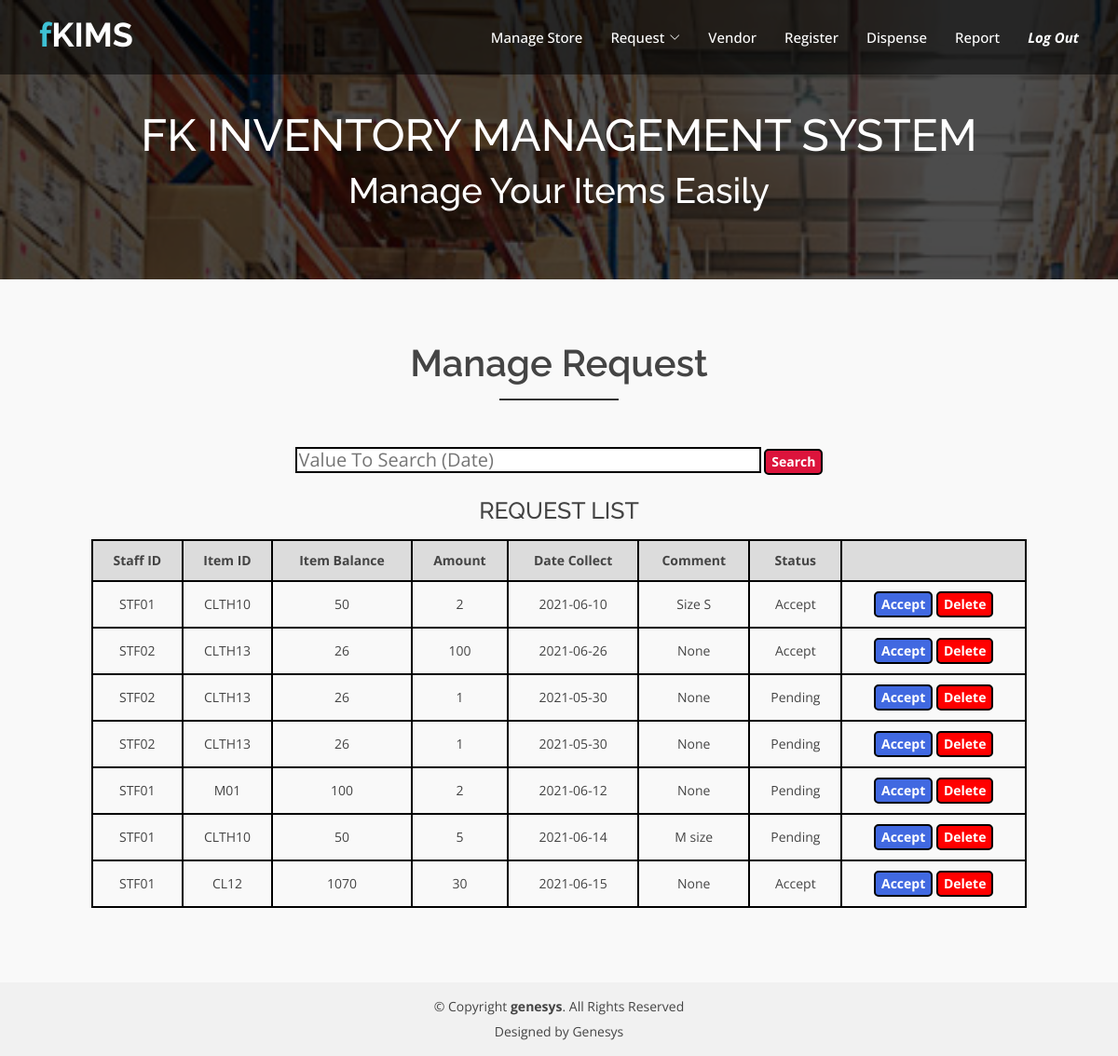
The app's page /View/ManageRequest/requestMain.php (signed in) with its own data.
### tables this page shows
CREATE TABLE `managerequest` (
  `RequestID` int(11) NOT NULL,
  `staffID` varchar(20) NOT NULL,
  `itemID` varchar(20) NOT NULL,
  `itemQuantity` int(200) NOT NULL,
  `dateRetrieve` varchar(20) NOT NULL,
  `comment` varchar(200) NOT NULL,
  `status` varchar(200) NOT NULL
);

CREATE TABLE `itemlist` (
  `vendorID` varchar(30) NOT NULL,
  `itemType` varchar(30) NOT NULL,
  `itemID` varchar(30) NOT NULL,
  `itemName` varchar(50) NOT NULL,
  `itemBalance` int(5) NOT NULL,
  `itemPrice` float NOT NULL,
  `RegDate` varchar(11) NOT NULL,
  `RegTime` varchar(11) NOT NULL,
  `itemStatus` varchar(200) NOT NULL,
  `itemDesc` varchar(200) NOT NULL,
  `sectionID` varchar(200) NOT NULL
);

### View/ManageRequest/requestMain.php (the view, shortened to what this page needs)
<!DOCTYPE html>
<html lang="en">
<head>
  <link href="../assets/vendor/animate.css/animate.min.css" rel="stylesheet">
  <link href="../assets/vendor/bootstrap/css/bootstrap.min.css" rel="stylesheet">
  <link href="../assets/vendor/bootstrap-icons/bootstrap-icons.css" rel="stylesheet">
  <link href="../assets/vendor/boxicons/css/boxicons.min.css" rel="stylesheet">
  <link href="../assets/vendor/glightbox/css/glightbox.min.css" rel="stylesheet">
  <link href="../assets/vendor/swiper/swiper-bundle.min.css" rel="stylesheet">
  <link href="../assets/css/style.css" rel="stylesheet">
</head>
<body>
  <header id="header" class="fixed-top d-flex align-items-center">
    <div class="container d-flex justify-content-between">
      <div class="logo">
        <h1><a href="../ManageLogin/Login.php"><span>f</span>KIMS</a></h1>
      </div>
      <nav id="navbar" class="navbar">
      <ul>
			<li><a href="../ManageStock/manageMain.php">Manage Store</a></li>
			<li class="dropdown"><a href="../ManageRequest/requestItem.php"><span>Request</span> <i class="bi bi-chevron-down"></i></a>
          </li>
			<li><a href="../ManageVendor/managevendor.php">Vendor</a></li>
			<li><a href="../ItemRegistration/ItemRegistration.php"><span>Register</span></a></li>
			<li><a href="../ManageDispense/DispenseItem.php">Dispense</a></li>
			<li><a href="../GenerateReport/reportMain.php">Report</a></li>
			<li><a style="font-weight:bold;font-style:italic;" href="../ManageLogin/Login.php">Log Out</a></li>
        </ul>
      </nav>
    </div>
  </header>
 <main id="main">
    <div class="header-bg page-area">
      <div class="container position-relative">
        <div class="row">
          <div class="col-md-12 col-sm-12 col-xs-12">
            <div class="slider-content text-center">
              <div class="header-bottom">
                <div class="layer2">
                  <h1 class="title2">FK INVENTORY MANAGEMENT SYSTEM </h1>
                </div>
                <div class="layer3">
                  <h2 class="title3">Manage Your Items Easily</h2>
                </div>
              </div>
            </div>
          </div>
        </div>
      </div>
    </div>
    <div id="about" class="about-area area-padding">
      <div class="container">
        <div class="row">
          <div class="col-md-12 col-sm-12 col-xs-12">
            <div class="section-headline text-center">
              <h2>Manage Request</h2>
            </div>
          </div>
        </div>
        <div class="row">
 <center>
	<?php
			if(isset($_POST['search']))
			{
				$valueToSearch = $_POST['valueToSearch'];
				$query = "SELECT * FROM managerequest JOIN itemlist ON managerequest.itemID=itemlist.itemID WHERE `dateRetrieve` LIKE '%".$valueToSearch."%'";
				$search_result = filterTable($query);
			}
			 else {
				$query = "SELECT * FROM managerequest JOIN itemlist ON managerequest.itemID=itemlist.itemID";
				$search_result = filterTable($query);
			}
			function filterTable($query)
			{
				$connect = mysqli_connect("localhost", "root", "", "fkims");
				$filter_Result = mysqli_query($connect, $query);
				return $filter_Result;
			}
		?>
		<form action="requestMain.php" method="post">
            <input class="search" type="text" name="valueToSearch" placeholder="Value To Search (Date)">
            <input class="gap" type="submit" name="search" value="Search"><br><br>
			<h3 class="gap" style="font-size:25px";>REQUEST LIST</h3>
            <table style="width:90%">
                <tr>
                    <th style="text-align:center;">Staff ID</th>
                    <th style="text-align:center;">Item ID</th>
                    <th style="text-align:center;">Item Balance</th>
                    <th style="text-align:center;">Amount</th>
                    <th style="text-align:center;">Date Collect</th>
                    <th style="text-align:center;">Comment</th>
                    <th style="text-align:center;">Status</th>
					<th style="text-align:center;"></th>
                </tr>
                <?php while($row = mysqli_fetch_array($search_result)):
				?>
                <tr>
					<td style="text-align:center;"><?php echo $row['staffID'];?></td>
					<td style="text-align:center;"><?php echo $row['itemID'];?></td>
					<td style="text-align:center;"><?php echo $row['itemBalance'];?></td>
					<td style="text-align:center;"><?php echo $row['itemQuantity'];?></td>
					<td style="text-align:center;"><?php echo $row['dateRetrieve'];?></td>
					<td style="text-align:center;"><?php echo $row['comment'];?></td>
					<td style="text-align:center;"><?php echo $row['status'];?></td>
					<td style="text-align:center;">
					<a href="../../Controller/RequestController/changeStatus.php?GetID=<?php echo $row['RequestID'];?>"><input type="button" value="Accept"></a>
					</form>
					<a href="../../Controller/RequestController/deleteRequest.php?DeleteID=<?php echo $row['RequestID'];?>"><input style="background-color:red;" type="button" name="Delete" value="Delete" onclick="deleteRequest()"></a></td>
                </tr>
                <?php endwhile;?>
	  </center>
  </main>
  <footer>
    <div class="footer-area-bottom">
      <div class="container">
        <div class="row">
          <div class="col-md-12 col-sm-12 col-xs-12">
            <div class="copyright text-center">
              <p>
                &copy; Copyright <strong>genesys</strong>. All Rights Reserved
              </p>
            </div>
            <div class="credits">
              Designed by <a>Genesys</a>
            </div>
          </div>
        </div>
      </div>
    </div>
  </footer>
</body>
</html>

### View/assets/css/style.css (style rules this page uses)
html, body { height: 100%; }
p { margin: 0 0 15px; color: #444; }
h1, h2, h3, h4, h5, h6 { font-family: 'Raleway', sans-serif; margin: 0 0 15px; color: #444; font-weight: 500; }
h1 { font-size: 48px; line-height: 50px; }
h2 { font-size: 38px; line-height: 40px; }
h3 { font-size: 30px; line-height: 32px; }
a { transition: all 0.3s ease 0s; text-decoration: none; }
body { background: #fff none repeat scroll 0 0; color: #444; font-family: 'Open Sans', sans-serif; font-size: 14px; text-align: left; overflow-x: hidden; line-height: 22px; }
ul { list-style: outside none none; margin: 0; padding: 0; }
input, select, textarea, input[type="text"], input[type="date"], input[type="url"], input[type="email"], input[type="password"], input[type="tel"], button, button[type="submit"] { -moz-appearance: none; box-shadow: none !important; }
.area-padding { padding: 70px 0px 80px; }
.section-headline h2 { display: inline-block; font-size: 40px; font-weight: 600; margin-bottom: 70px; position: relative; text-transform: capitalize; }
.section-headline h2::after { border: 1px solid #333; bottom: -20px; content: ""; left: 0; margin: 0 auto; position: absolute; right: 0; width: 40%; }
#header { height: 80px; transition: all 0.5s; z-index: 997; transition: all 0.5s; background: rgba(0, 0, 0, 0.5); }
#header .logo h1 { font-size: 36px; margin: 0; padding: 0; line-height: 1; font-weight: bold; }
#header .logo h1 span { color: #3ec1d5; }
#header .logo h1 a, #header .logo h1 a:hover { color: #fff; text-decoration: none; }
.header-bg { background: url(../img/background/page-header.jpg); background-repeat: no-repeat; background-size: cover; background-position: top center; padding: 120px 0 60px; }
.header-bg::before { content: ""; position: absolute; left: 0; right: 0; top: 0; bottom: 0; background: rgba(0, 0, 0, 0.7); }
@media (min-width: 1025px) { .header-bg { background-attachment: fixed; } }
.navbar { padding: 0; }
.navbar ul { margin: 0; padding: 0; display: flex; list-style: none; align-items: center; }
.navbar li { position: relative; }
.navbar a { display: flex; align-items: center; justify-content: space-between; padding: 10px 0 10px 30px; font-size: 15px; font-weight: 500; color: #fff; white-space: nowrap; transition: 0.3s; }
.navbar a i { font-size: 12px; line-height: 0; margin-left: 5px; }
.about-area { background-color: #f9f9f9; }
.page-area { position: relative; }
.header-bottom h1, .header-bottom h2 { color: #fff; }
.footer-area-bottom { background: #f1f1f1 none repeat scroll 0 0; padding: 15px 0; }
.copyright > p { margin-bottom: 0; color: #444; }
.copyright a, .credits a { color: #3EC1D5; }
.credits { padding-top: 5px; text-align: center; }

### View/ManageRequest/requestMain.php (style rules this page uses)
input[type=submit] { background-color: Crimson; border: 2px solid black; color: white; border-radius: 5px; font-weight: bold; margin: auto; }
input[type=button] { background-color: RoyalBlue; border: 2px solid black; border-color: black; color: white; border-radius: 5px; font-weight: bold; margin: auto; }
table, th, td { border: 2px solid black; border-collapse: collapse; text-align: center; padding:10px; }
th { background-color: #DCDCDC; }
.search { width: 500px; border: 2px solid black; font-size: 20px; }

### records on screen
managerequest: staffID "STF01", itemID.itemID "CLTH10", itemID.itemBalance "50", itemQuantity "2", dateRetrieve "2021-06-10", comment "Size S", status "Accept"
managerequest: staffID "STF02", itemID.itemID "CLTH13", itemID.itemBalance "26", itemQuantity "100", dateRetrieve "2021-06-26", comment "None", status "Accept"
managerequest: staffID "STF02", itemID.itemID "CLTH13", itemID.itemBalance "26", itemQuantity "1", dateRetrieve "2021-05-30", comment "None", status "Pending"
managerequest: staffID "STF02", itemID.itemID "CLTH13", itemID.itemBalance "26", itemQuantity "1", dateRetrieve "2021-05-30", comment "None", status "Pending"
managerequest: staffID "STF01", itemID.itemID "M01", itemID.itemBalance "100", itemQuantity "2", dateRetrieve "2021-06-12", comment "None", status "Pending"
managerequest: staffID "STF01", itemID.itemID "CLTH10", itemID.itemBalance "50", itemQuantity "5", dateRetrieve "2021-06-14", comment "M size", status "Pending"
managerequest: staffID "STF01", itemID.itemID "CL12", itemID.itemBalance "1070", itemQuantity "30", dateRetrieve "2021-06-15", comment "None", status "Accept"
